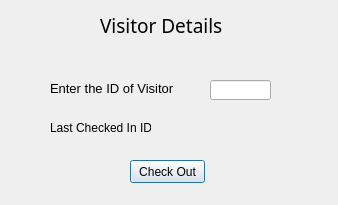
<?xml version="1.0" encoding="UTF-8"?>
<ui version="4.0">
 <class>Dialog</class>
 <widget class="QDialog" name="Dialog">
  <property name="geometry">
   <rect>
    <x>0</x>
    <y>0</y>
    <width>338</width>
    <height>205</height>
   </rect>
  </property>
  <property name="windowTitle">
   <string>Dialog</string>
  </property>
  <widget class="QLabel" name="label">
   <property name="geometry">
    <rect>
     <x>100</x>
     <y>10</y>
     <width>131</width>
     <height>31</height>
    </rect>
   </property>
   <property name="font">
    <font>
     <family>MV Boli</family>
     <pointsize>14</pointsize>
    </font>
   </property>
   <property name="text">
    <string>Visitor Details</string>
   </property>
  </widget>
  <widget class="QLabel" name="label_2">
   <property name="geometry">
    <rect>
     <x>50</x>
     <y>80</y>
     <width>131</width>
     <height>16</height>
    </rect>
   </property>
   <property name="font">
    <font>
     <pointsize>10</pointsize>
    </font>
   </property>
   <property name="text">
    <string>Enter the ID of Visitor</string>
   </property>
  </widget>
  <widget class="QLineEdit" name="id_edit">
   <property name="geometry">
    <rect>
     <x>210</x>
     <y>80</y>
     <width>61</width>
     <height>20</height>
    </rect>
   </property>
  </widget>
  <widget class="QPushButton" name="coButton">
   <property name="geometry">
    <rect>
     <x>130</x>
     <y>160</y>
     <width>75</width>
     <height>23</height>
    </rect>
   </property>
   <property name="text">
    <string>Check Out</string>
   </property>
  </widget>
  <widget class="QLabel" name="label_3">
   <property name="geometry">
    <rect>
     <x>50</x>
     <y>120</y>
     <width>101</width>
     <height>16</height>
    </rect>
   </property>
   <property name="text">
    <string>Last Checked In ID:</string>
   </property>
  </widget>
  <widget class="QLabel" name="last_ch_id">
   <property name="geometry">
    <rect>
     <x>170</x>
     <y>120</y>
     <width>47</width>
     <height>13</height>
    </rect>
   </property>
   <property name="text">
    <string> </string>
   </property>
  </widget>
  <widget class="QLabel" name="mess">
   <property name="geometry">
    <rect>
     <x>210</x>
     <y>180</y>
     <width>121</width>
     <height>16</height>
    </rect>
   </property>
   <property name="text">
    <string/>
   </property>
  </widget>
 </widget>
 <resources/>
 <connections/>
</ui>
